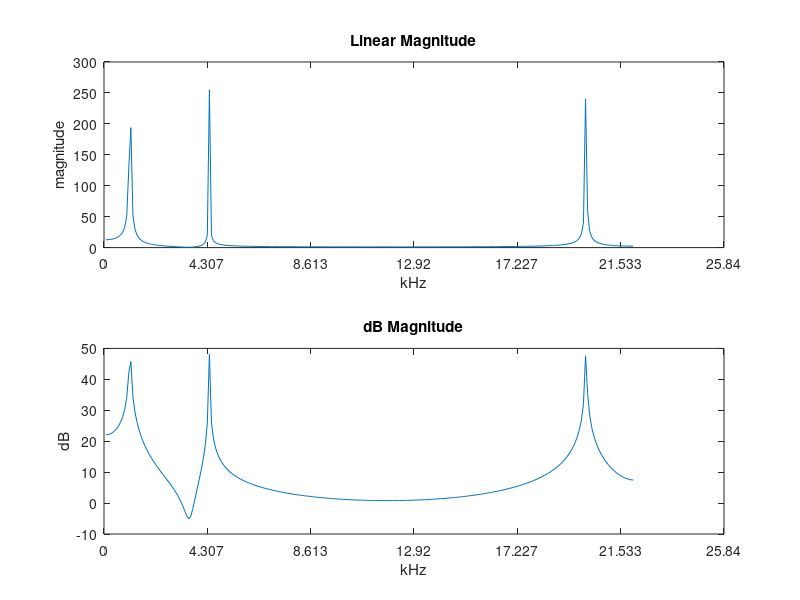

MATLAB code to generate this figure:
f = 4300; 
fs =  44100; 
fftLength=512;             % windowlength 
x =sin(2*pi*1000*[0:1/fs:1]) + sin(2*pi*f*[0:1/fs:1])  +  sin(2*pi*20000*[0:1/fs:1]);  % makethesinewave 
ft =fft(x,fftLength);       % doFFT,userect.window 
ftMag=abs(ft(1:fftLength/2));          % computemagnitude ( half )

% plot the results both in linear and dB magnitudes 

subplot(2, 1, 1), plot(ftMag) 
title('Linear Magnitude') 
ylabel('magnitude'), xlabel('kHz') 

xt = xticks;        % returns the current x-axis tick values as a vector
fstep = fs/fftLength;       % tick of f axis in f domain 
xtnew = round(xt*fstep)/1000 ;   % calculate new tick in kHz
xticklabels(xtnew)      % set new tick labels
 
subplot(2, 1, 2), plot(20*log10(ftMag)) 
title('dB Magnitude') 
ylabel('dB'), xlabel('kHz')

xt = xticks;        % returns the current x-axis tick values as a vector
fstep = (fs/fftLength);       % tick of f axis in f domain 
xtnew = round(xt*fstep)/1000;   % calculate new tick in kHz
xticklabels(xtnew)        % set new tick labels

    
